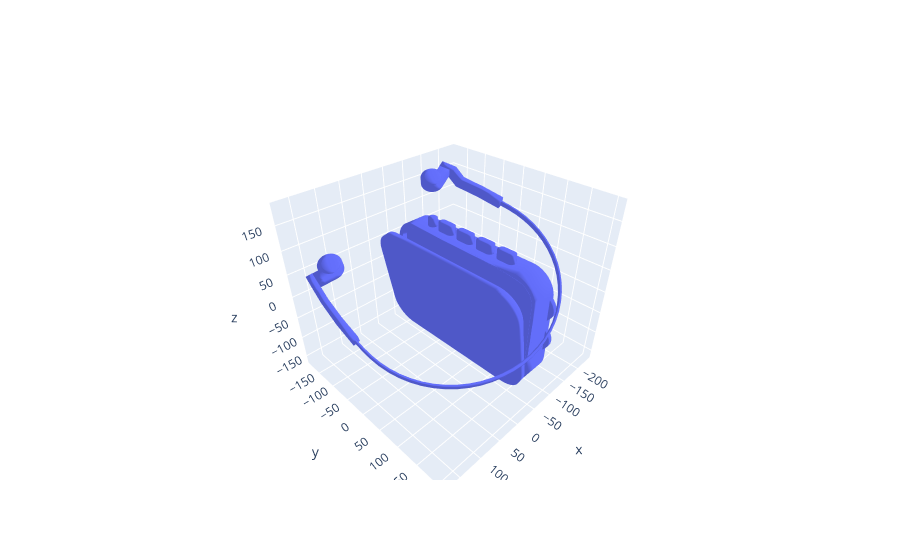

This figure's notebook cell:
### Code cell
# base_url = "https://raw.githubusercontent.com/plotly/datasets/master/ply/"
# mesh_names = ["sandal", "scissors", "shark", "walkman"]
# dataframes = {name: pd.read_csv(base_url + name + "-ply.csv") for name in mesh_names}

import plotly.graph_objects as go

fig = go.Figure()
fig.add_trace(go.Mesh3d(x=dataframes["walkman"].x, 
          y=dataframes["walkman"].y,
          z=dataframes["walkman"].z,
          i=dataframes["walkman"].i,
          j=dataframes["walkman"].j,
          k=dataframes["walkman"].k
))
fig.show()

### Figure 1 — Plotly figure (JSON) as saved in the notebook; plotly's stock layout.template omitted (floating-point values rounded to 4 significant figures; data arrays with more than 128 entries replaced by an {"elided": "..."} marker saying what was removed)
{"data": [{"i": {"elided": "4136 int values"}, "j": {"elided": "4136 int values"}, "k": {"elided": "4136 int values"}, "type": "mesh3d", "x": {"elided": "4136 float values"}, "y": {"elided": "4136 float values"}, "z": {"elided": "4136 float values"}}], "layout": {}}
